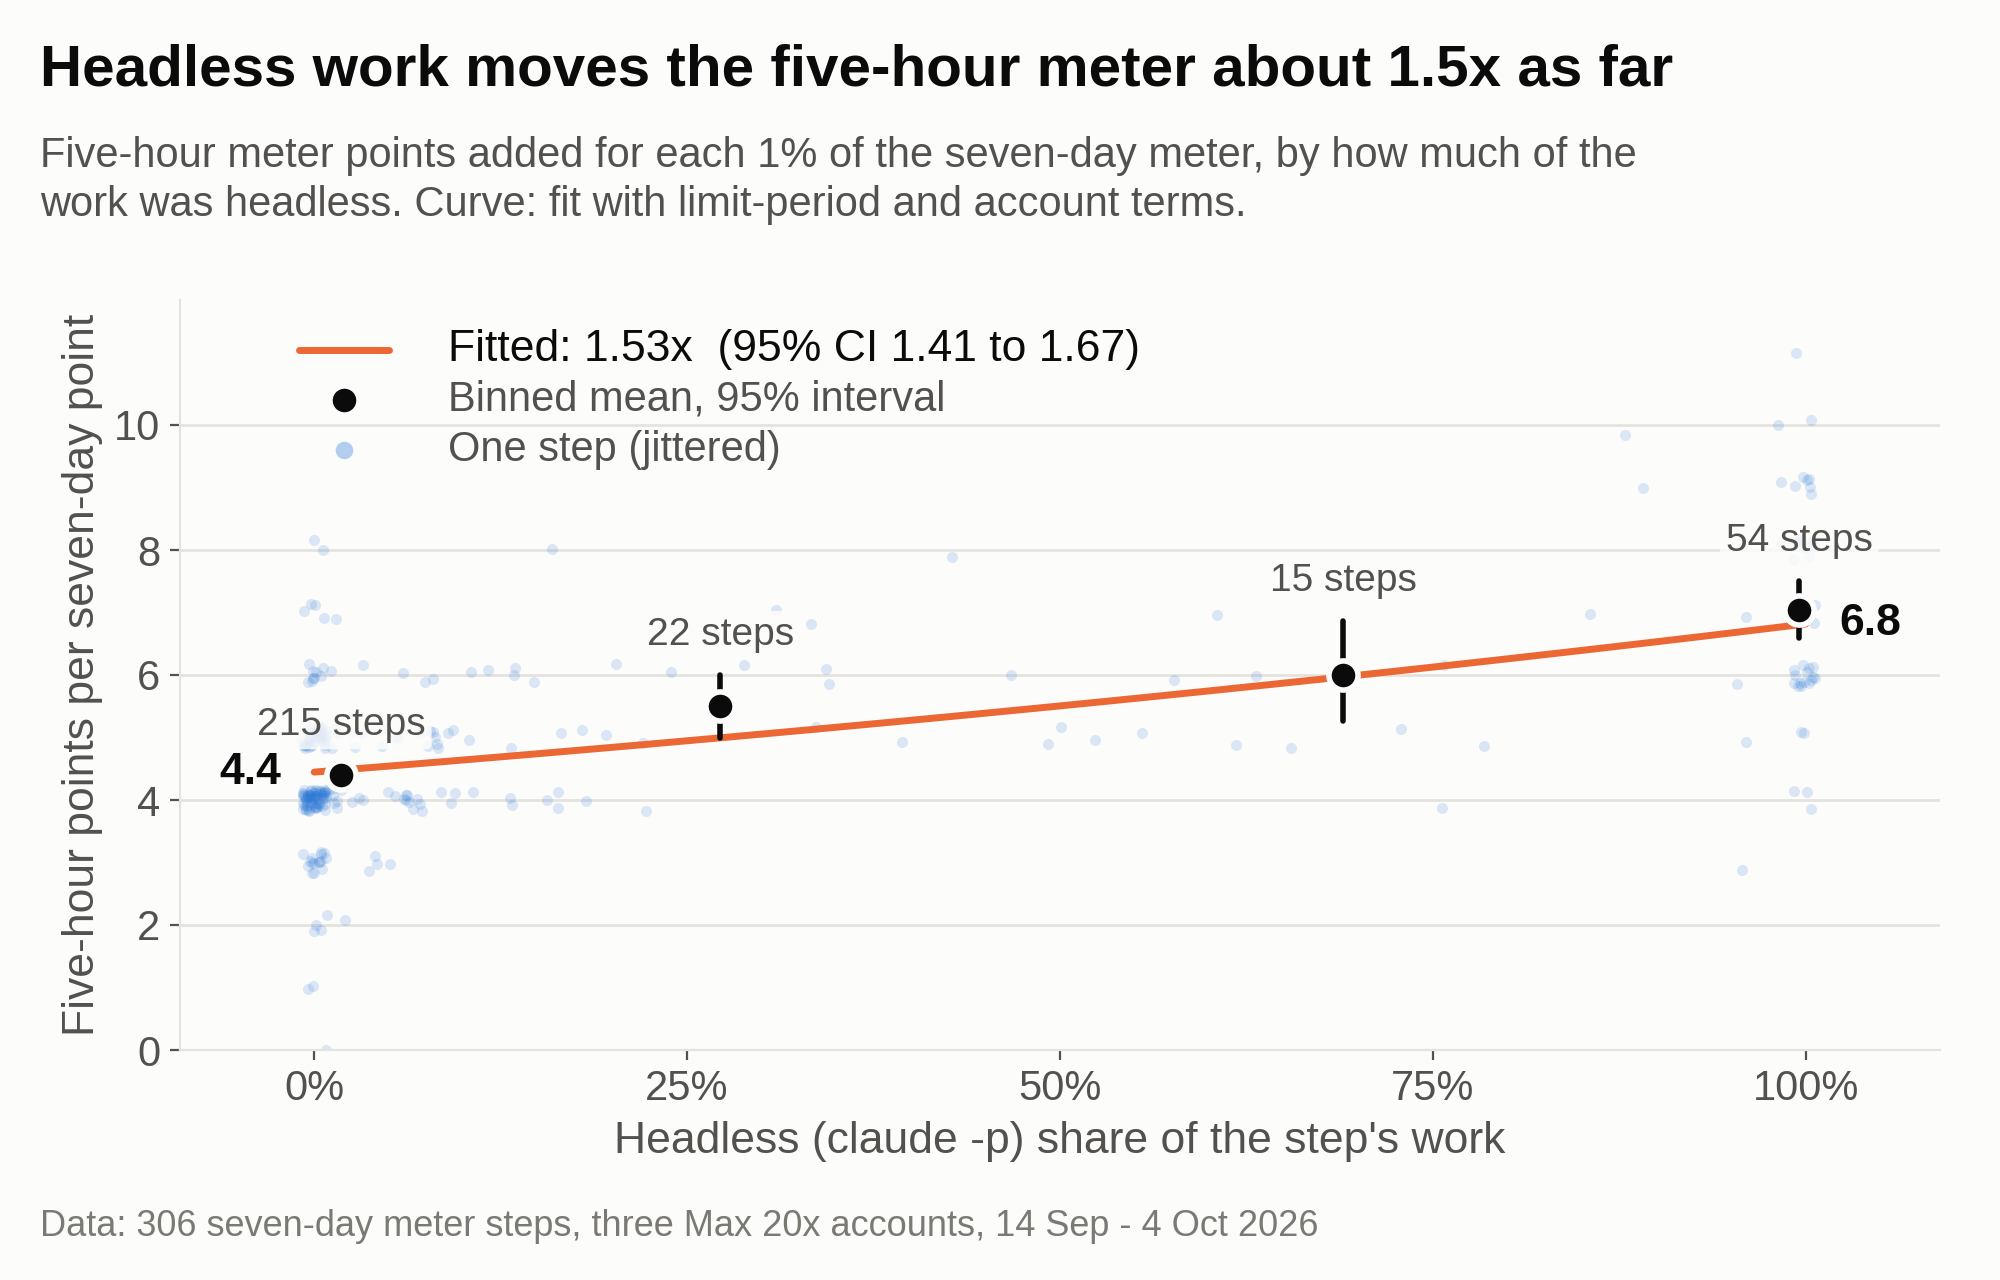

Recreate this plot in Python.
"""Figure 1: five-hour points per seven-day point against each step's headless share.

Raw steps (faint, jittered: the meters read whole percentages), binned means with 95%
bootstrap intervals (steps resampled within each bin), and the fitted curve. The curve is
the quasi-Poisson fit that tools/headless_hypotheses.py runs (regime and account terms plus
headless share), averaged over the 306 steps at each share, so its end-to-start ratio is
exactly the fitted factor.
"""
import csv
import math
import os

import numpy as np

import style
from style import plt

ROWS = [r for r in csv.DictReader(open(os.path.join(style.DATA, "steps.csv"), newline=""))
        if r["original_window"] == "1"]
assert len(ROWS) == 306
y = np.array([float(r["five_hour_points"]) for r in ROWS])
assert all(r["seven_day_points"] == "1" for r in ROWS)
s = np.array([float(r["headless_share"]) for r in ROWS])

# design matrix exactly as refit_from_csv.py builds it
regimes = sorted({r["regime"] for r in ROWS})[1:]
accounts = sorted({r["account"] for r in ROWS})[1:]
cols = [np.ones(len(ROWS))]
cols += [np.array([r["regime"] == k for r in ROWS], float) for k in regimes]
cols += [np.array([r["account"] == a for r in ROWS], float) for a in accounts]
cols += [s]
X = np.column_stack(cols)
b = np.zeros(X.shape[1])
b[0] = math.log(y.mean())
for _ in range(60):
    mu = np.exp(X @ b)
    z = X @ b + (y - mu) / mu
    b = np.linalg.solve((X * mu[:, None]).T @ X, (X * mu[:, None]).T @ z)
mu = np.exp(X @ b)
disp = float(((y - mu) ** 2 / mu).sum() / (len(y) - X.shape[1]))
se = float(np.sqrt(np.diag(np.linalg.inv((X * mu[:, None]).T @ X)) * disp)[-1])
factor, lo, hi = math.exp(b[-1]), math.exp(b[-1] - 1.96 * se), math.exp(b[-1] + 1.96 * se)
base = np.exp(X[:, :-1] @ b[:-1])          # each step's all-interactive expectation
grid = np.linspace(0, 1, 101)
curve = np.array([base.mean() * math.exp(b[-1] * g) for g in grid])
print("factor %.2f [%.2f, %.2f]; curve %.2f -> %.2f" % (factor, lo, hi, curve[0], curve[-1]))

# bins
edges = [("0-0.15", lambda v: v <= 0.15),
         ("0.15-0.5", lambda v: 0.15 < v <= 0.5), ("0.5-0.9", lambda v: 0.5 < v <= 0.9),
         ("0.9-1 (all headless)", lambda v: v > 0.9)]
rng = np.random.default_rng(20261023)
bins = []
for name, test in edges:
    m = np.array([test(v) for v in s])
    yy, ss = y[m], s[m]
    boots = [yy[rng.integers(0, len(yy), len(yy))].mean() for _ in range(4000)]
    bins.append(dict(name=name, n=int(m.sum()), x=float(ss.mean()), mean=float(yy.mean()),
                     lo=float(np.percentile(boots, 2.5)), hi=float(np.percentile(boots, 97.5))))
for bn in bins:
    print("%-22s n=%3d x=%.3f mean=%.2f [%.2f, %.2f]" % (bn["name"], bn["n"], bn["x"], bn["mean"], bn["lo"], bn["hi"]))

fig, ax = plt.subplots(figsize=(10, 6.4))
jx = s + rng.uniform(-0.008, 0.008, len(s))
jy = y + rng.uniform(-0.18, 0.18, len(y))
ax.scatter(jx, jy, s=16, color=style.BLUE, alpha=0.16, linewidths=0, zorder=2)
ax.plot(grid, curve, color=style.ORANGE, lw=2.5, zorder=3)
for bn in bins:
    ax.plot([bn["x"], bn["x"]], [bn["lo"], bn["hi"]], color=style.INK, lw=2, zorder=4)
    ax.scatter([bn["x"]], [bn["mean"]], s=110, color=style.INK, edgecolors=style.SURFACE,
               linewidths=2, zorder=5)
    ax.annotate("%d steps" % bn["n"], (bn["x"], bn["hi"]), xytext=(0, 8), textcoords="offset points",
                ha="center", va="bottom", fontsize=14, color=style.INK2,
                bbox=dict(boxstyle="round,pad=0.15", fc=style.SURFACE, ec="none", alpha=0.85))

ax.annotate("%.1f" % curve[0], (0, curve[0]), xytext=(-12, 0), textcoords="offset points",
            ha="right", va="center", fontsize=16, fontweight="bold", color=style.INK)
ax.annotate("%.1f" % curve[-1], (1, curve[-1]), xytext=(12, 0), textcoords="offset points",
            ha="left", va="center", fontsize=16, fontweight="bold", color=style.INK)
LX, TX = 0.02, 0.09
ax.text(TX, 11.2, "Fitted: %.2fx  (95%% CI %.2f to %.2f)" % (factor, lo, hi),
        fontsize=16, color=style.INK, ha="left", va="center")
ax.plot([LX - 0.03, LX + 0.03], [11.2, 11.2], color=style.ORANGE, lw=2.5)
ax.scatter([LX], [10.4], s=110, color=style.INK, edgecolors=style.SURFACE, linewidths=2)
ax.text(TX, 10.4, "Binned mean, 95% interval", fontsize=15, color=style.INK2, va="center")
ax.scatter([LX], [9.6], s=40, color=style.BLUE, alpha=0.35, linewidths=0)
ax.text(TX, 9.6, "One step (jittered)", fontsize=15, color=style.INK2, va="center")

ax.set_xlim(-0.09, 1.09)
ax.set_ylim(0, 12)
ax.set_xticks([0, 0.25, 0.5, 0.75, 1.0])
ax.set_xticklabels(["0%", "25%", "50%", "75%", "100%"])
ax.set_yticks(range(0, 12, 2))
ax.set_xlabel("Headless (claude -p) share of the step's work")
ax.set_ylabel("Five-hour points per seven-day point")
ax.grid(axis="x", visible=False)
style.frame(fig, "Headless work moves the five-hour meter about 1.5x as far",
            "Five-hour meter points added for each 1% of the seven-day meter, by how much of the\nwork was headless. Curve: fit with limit-period and account terms.",
            style.SOURCE_306, top_in=1.5, bottom_in=1.15, left=0.09)
style.save(fig, "fig1_headline.png")
